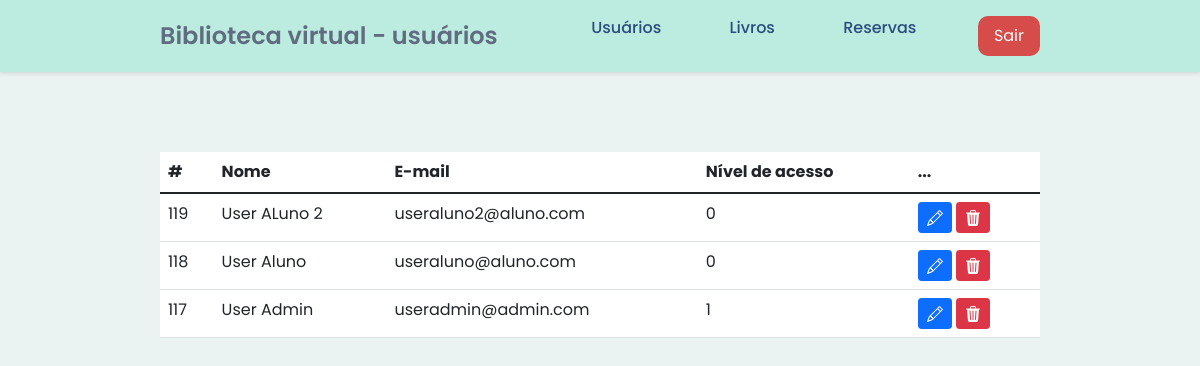
The app's page /listagem-usuarios.php (signed in) with its own data.
### tables this page shows
CREATE TABLE `usuarios` (
  `idusuario` int(11) NOT NULL,
  `nome` varchar(100) NOT NULL,
  `email` varchar(100) NOT NULL,
  `senha` varchar(20) NOT NULL,
  `nivel` int(1) NOT NULL
);

### listagem-usuarios.php (the view, shortened to what this page needs)
<?php
    include_once('conexao.php');
    $sql = "SELECT * FROM usuarios ORDER BY idusuario DESC";
    $result = $conexao->query($sql);
?>
<!DOCTYPE html>
<html lang="pt-br">
<head>
    <link href="https://cdn.jsdelivr.net/npm/bootstrap@5.1.3/dist/css/bootstrap.min.css" rel="stylesheet">
    <link rel="stylesheet" href="estilo.css">
</head>
<body>
    <div class="container-admin">
        <header class="navbar">
            <a href="sistema-admin.php">
                <span>Biblioteca virtual - usuários</span>
            </a>
            <nav>
                <ul class="nav-links">
                    <li><a href="listagem-usuarios.php">Usuários</a></li>
                    <li><a href="listagem-livros.php">Livros</a></li>
                    <li><a href="listagem-reservas.php">Reservas</a></li>
                </ul>
            </nav>
            <a class="user" href="logon.php"><button class="btn-logon">Sair</button></a>
        </header>
        <div class="table-list">
            <table class="table">
                <thead>
                    <tr>
                        <th scope="col">#</th>
                        <th scope="col">Nome</th>
                        <th scope="col">E-mail</th>
                        <th scope="col">Nível de acesso</th>
                        <th scope="col">...</th>
                    </tr>
                </thead>
                <tbody>
                    <?php
                        while($user_data = mysqli_fetch_assoc($result)){
                            echo "<tr>";
                            echo "<td>".$user_data["idusuario"]."</td>";
                            echo "<td>".$user_data["nome"]."</td>";
                            echo "<td>".$user_data["email"]."</td>";
                            echo "<td>".$user_data["nivel"]."</td>";
                            echo "<td>
                                <a class='btn btn-sm btn-primary' href='editar-user.php?idusuario=$user_data[idusuario]' title='Editar'>
                                    <svg xmlns='http://www.w3.org/2000/svg' width='16' height='16' fill='currentColor' class='bi bi-pencil' viewBox='0 0 16 16'>
                                        <path d='M12.146.146a.5.5 0 0 1 .708 0l3 3a.5.5 0 0 1 0 .708l-10 10a.5.5 0 0 1-.168.11l-5 2a.5.5 0 0 1-.65-.65l2-5a.5.5 0 0 1 .11-.168l10-10zM11.207 2.5 13.5 4.793 14.793 3.5 12.5 1.207 11.207 2.5zm1.586 3L10.5 3.207 4 9.707V10h.5a.5.5 0 0 1 .5.5v.5h.5a.5.5 0 0 1 .5.5v.5h.293l6.5-6.5zm-9.761 5.175-.106.106-1.528 3.821 3.821-1.528.106-.106A.5.5 0 0 1 5 12.5V12h-.5a.5.5 0 0 1-.5-.5V11h-.5a.5.5 0 0 1-.468-.325z'/>
                                    </svg>
                                </a>
                                <a class='btn btn-sm btn-danger' href='delete-user.php?idusuario=$user_data[idusuario]' title='Excluir'>
                                    <svg xmlns='http://www.w3.org/2000/svg' width='16' height='16' fill='currentColor' class='bi bi-trash3-fill' viewBox='0 0 16 16'>
                                        <path d='M11 1.5v1h3.5a.5.5 0 0 1 0 1h-.538l-.853 10.66A2 2 0 0 1 11.115 16h-6.23a2 2 0 0 1-1.994-1.84L2.038 3.5H1.5a.5.5 0 0 1 0-1H5v-1A1.5 1.5 0 0 1 6.5 0h3A1.5 1.5 0 0 1 11 1.5Zm-5 0v1h4v-1a.5.5 0 0 0-.5-.5h-3a.5.5 0 0 0-.5.5ZM4.5 5.029l.5 8.5a.5.5 0 1 0 .998-.06l-.5-8.5a.5.5 0 1 0-.998.06Zm6.53-.528a.5.5 0 0 0-.528.47l-.5 8.5a.5.5 0 0 0 .998.058l.5-8.5a.5.5 0 0 0-.47-.528ZM8 4.5a.5.5 0 0 0-.5.5v8.5a.5.5 0 0 0 1 0V5a.5.5 0 0 0-.5-.5Z'/>
                                    </svg>
                                </a>
                            </td>";
                            echo "</tr>";
                        }
                    ?>
                </tbody>
            </table>
        </div>
    </div>
</body>
</html>

### estilo.css (style rules this page uses)
* { margin: 0; border: 0; padding: 0; box-sizing: border-box; font-family: "Poppins", sans-serif; }
body { min-height: 100vh; min-width: 100vw; }
.navbar { display: flex; justify-content: space-between; align-items: center; padding: 1rem 10rem; width: 100%; background: #BCEBDF; box-shadow: 0 0 5px rgba(0, 0, 0, 0.2); }
.navbar span { font-size: 1.5rem; font-weight: 600; color: #606D80; cursor: pointer; }
.navbar a { text-decoration: none; }
.nav-links a, li { color: #2B4C7E; font-weight: 500; }
.nav-links { list-style: none; }
.nav-links li { display: inline-block; padding: 0 2rem; }
.nav-links li a { transition: all 0.3s ease 0s; }
.btn-logon { background: #d54c4a; border: none; color: white; padding: 0.5rem 1rem; border-radius: 10px; transition: all 0.3s ease 0s; }
.container-admin { min-height: 100vh; background: #EBF2F2; }
.table-list { margin: 5rem 10rem; background: white; }

### records on screen
usuarios: idusuario "119", nome "User ALuno 2", email "useraluno2@aluno.com", nivel "0"
usuarios: idusuario "118", nome "User Aluno", email "useraluno@aluno.com", nivel "0"
usuarios: idusuario "117", nome "User Admin", email "useradmin@admin.com", nivel "1"
